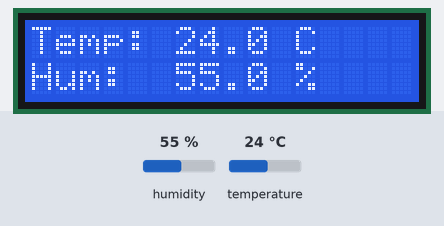
Bench run of a sketch on a simulated Arduino Uno, built with avr-gcc and run on an emulated ATmega328P. Shown: 16×2 character LCD. The test bench sets the inputs (shaded band); at power-on: humidity 55 %, temperature 24 °C.

Above: at 1.2 s.
1.3 s: humidity set to 22 %
At 4.2 s:
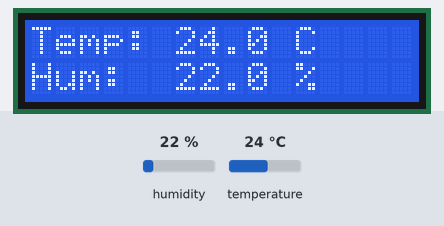
5.3 s: temperature set to 12 °C
At 6.7 s:
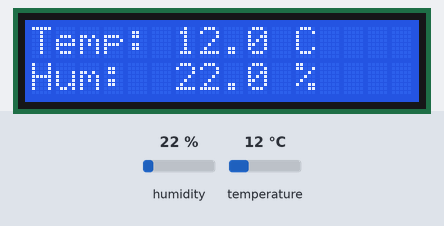
9.3 s: humidity set to 40 %
At 10.4 s:
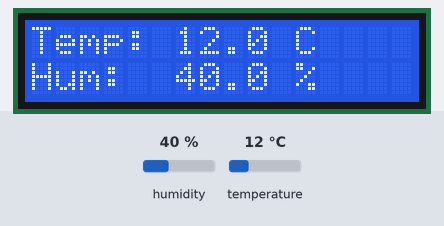
13.3 s: temperature set to 19 °C
At 16.7 s:
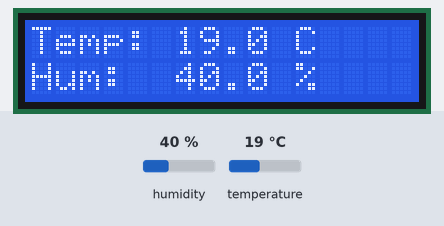
Timing chart, 0 to 18.2 s (numbered marks = the images above; inputs shaded):
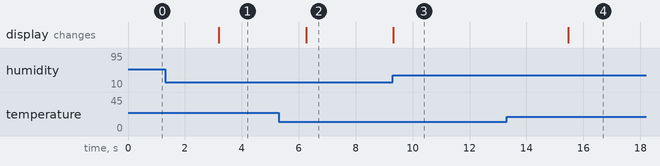

The sketch:

temp_humidity_lcd.ino
```cpp
// Arduino Temperature & Humidity Monitor with LCD
#include <Wire.h>
#include <LiquidCrystal_I2C.h>
#include <DHT.h>

#define DHTPIN 2
#define DHTTYPE DHT11

DHT dht(DHTPIN, DHTTYPE);
LiquidCrystal_I2C lcd(0x27, 16, 2);

void setup() {
  lcd.init();
  lcd.backlight();
  dht.begin();
}

void loop() {
  float t = dht.readTemperature();
  float h = dht.readHumidity();

  lcd.setCursor(0, 0);
  lcd.print("Temp: "); lcd.print(t, 1); lcd.print(" C");
  lcd.setCursor(0, 1);
  lcd.print("Hum:  "); lcd.print(h, 1); lcd.print(" %");
  delay(1500);
}
```

Measured:
- after the input at 1.3 s, the display: changes after 1.9 s (image 1)
- after the input at 5.3 s, the display: changes after 0.96 s (image 2)
- after the input at 9.3 s, the display: changes at once (image 3)
- after the input at 13.3 s, the display: changes after 2.2 s (image 4)
